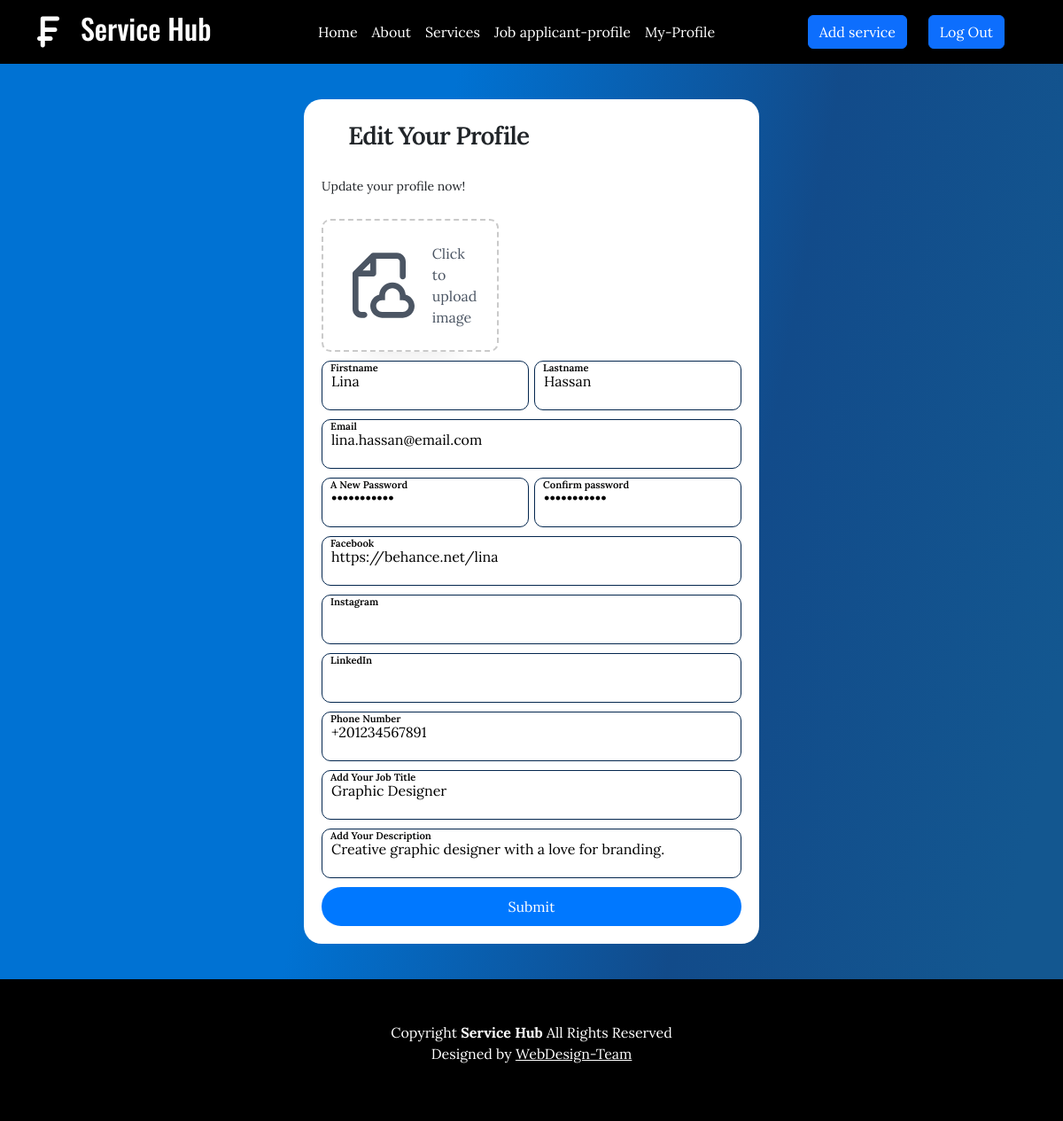
Screenshot of /edit-myprofile.php (signed in) with the database file from the repository.
### tables this page shows
CREATE TABLE `user` (
  `user_id` int(11) NOT NULL,
  `firstname` varchar(255) NOT NULL,
  `lastname` varchar(255) NOT NULL,
  `user_email` varchar(255) NOT NULL,
  `gender` varchar(255) NOT NULL,
  `dob` date NOT NULL,
  `user_password` varchar(255) NOT NULL,
  `image` varchar(1000) DEFAULT NULL,
  `job_title` varchar(255) DEFAULT NULL,
  `phone_number` varchar(255) DEFAULT NULL,
  `url1` varchar(255) DEFAULT NULL,
  `url2` varchar(255) DEFAULT NULL,
  `url3` varchar(255) DEFAULT NULL,
  `about me` varchar(255) DEFAULT NULL
);

### edit-myprofile.php (the view, shortened to what this page needs)
<?php
include("connection.php");
$user_id=$_SESSION['user_id'];
$select="SELECT * FROM `user` WHERE `user_id`=$user_id ";
$run_select=mysqli_query($connect,$select);
$fetch=mysqli_fetch_assoc($run_select);
$firstname=$fetch['firstname'];
$lastname=$fetch['lastname'];
$user_email=$fetch['user_email'];
$user_password=$fetch['user_password'];
$job_title=$fetch['job_title'];
$phone_number=$fetch['phone_number'];
$url1=$fetch['url1'];
$url2=$fetch['url2'];
$url3=$fetch['url3'];
$about_me=$fetch['about me'];
?>
<!DOCTYPE html>
<html lang="en">
  <head>
    <link rel="stylesheet" href="./css/all.min.css">
    <link rel="stylesheet" href="./css/bootstrap.min.css" />
    <link rel="stylesheet" href="./css/GLOBAL.css" />
    <link rel="stylesheet" href="./css/edit-myprofile.css">
  </head>
  <body>
<header>
    <?php if(isset($_SESSION['user_id'])){ ?>
    <nav class="navbar navbar-expand-lg navbar-light" data-bs-theme="dark">
      <div class="container">
        <a class="navbar-brand fw-bold d-flex justify-content-center align-items-center gap-4" href="home.php">
          <i class="fa-solid fa-franc-sign fs-1"></i>
          <h2 class="fs-2">Service Hub</h2>
        </a>
        <div class="collapse navbar-collapse" id="collapsibleNavId">
          <ul class="navbar-nav mx-auto mt-2 mt-lg-0">
            <li class="nav-item">
              <a class="nav-link active" href="home.php" aria-current="page">Home </a>
            </li>
            <li class="nav-item">
              <a class="nav-link" href="about.php">About</a>
            </li>
            <li class="nav-item">
              <a class="nav-link" href="services.php">Services</a>
            </li>
            <li class="nav-item">
              <a class="nav-link" href="profiles1.php">Job applicant-profile</a>
            </li>
            <li class="nav-item">
              <a class="nav-link" href="myprofile.php">My-Profile</a>
            </li>
          </ul>
          <a href="add-services.php" class="btn btn-primary mr-md-4 d-block d-md-inline " id="service-navBtn" >Add service</a>
          <a href="logout.php?id=logout" class="btn btn-primary  mx-md-4 d-block d-md-inline " >Log Out</a>
        </div>
      </div>
    </nav>
          <?php } ?>
  </header>
    <div class="registerform">
<div class="registerr d-flex justify-content-center align-items-center">
  <div class="formholder">
  <form class="form" method="POST" enctype="multipart/form-data">
          <p class="title"> Edit Your Profile </p>
      <p class="message">Update your profile now! </p>
      <label class="custum-file-upload" for="file">
              <div class="icon">
              </div>
              <div class="text">
                 <span>Click to upload image</span>
                 </div>
              </label>
          <div class="flex">
             <label for="FirstName">
              <input class="input"     name="firstname"  type="text" placeholder="" required="" id="FirstName"   value= "<?php  echo $firstname    ?>">
              <span>Firstname</span>
          </label>
          <label for="LastName">
              <input class="input"   name="lastname" type="text" placeholder="" required="" id="LastName"    value= "<?php  echo $lastname    ?>">
              <span>Lastname</span>
          </label>
      </div>
      <label for="email">
          <input class="input"  name="Email"     type="email" placeholder="" required="" id="email"  value="<?php  echo $user_email    ?>"     >
          <span>Email</span>
      </label>
      <div class="flex">
        <label for="password">
          <input class="input"   name="user_password"    type="password" placeholder="" required="" id="password"  value= "<?php  echo $user_password    ?>">
          <span>A New Password</span>
        </label>
        <label for="confirmPassword">
          <input class="input"   name="confirm_password"   type="password" placeholder="" required="" id="confirmPassword"    value= "<?php  echo $user_password  ?>">
          <span>Confirm password</span>
        </label>
      </div>
      <label for="social-link 1">
        <input type="text"   name="url1"   class="input" placeholder="" id="social-links" value="<?php  echo $url1   ?>"   >
        <span>Facebook</span>
      </label>
      <label for="social-link 2">
        <input type="text"  name="url2"    class="input" placeholder=""  id="social-links" value= "<?php  echo $url2  ?>"   >
        <span>Instagram</span>
      </label>
      <label for="social-link 3">
        <input type="text"    name="url3"   class="input" placeholder=""  id="social-links" value= "<?php  echo $url3  ?>"  >
        <span>LinkedIn</span>
      </label>
      <label for="Phone-Num">
        <input type="text"     name="phone_number" class="input" placeholder=""  id="Phone-Num"  value= "<?php  echo $phone_number   ?>">
        <span>Phone Number</span>
      </label>
      <label for="jobTitle">
        <input class="input" name="jobTitle" type="text" value= "<?php  echo $job_title   ?>">
        <span>Add Your Job Title</span>
      </label>
      <label for="Aboutme">
        <input type="text"    name="about_me"  class="input" placeholder=""  id="Aboutme"    value= "<?php  echo $about_me  ?>">
        <span>Add Your Description</span>
      </label>
      <button type="submit" name="update" class="submit">Submit</button>
  </form>
</div>
  </div>
</div>
    <footer>
      <p class="text-center pt-5">
        <span> <i class="bi bi-c-circle"></i> </span> Copyright
        <strong>Service Hub</strong>
        All Rights Reserved <br />
        Designed by <a href="#">WebDesign-Team</a>
      </p>
    </footer>
  </body>
</html>

### css/GLOBAL.css (style rules this page uses)
h1, h2, h3, h4, h5, h6 { font-family: "Oswald", sans-serif; }
body { font-family: "Lora", serif; }
:root { --main-color: #4c9df2; --nav-bar-color: #000; --btn-color: #0078ff; --footer-color: #0062d3; }
.navbar { background-color: var(--nav-bar-color); }
.nav-link { color: #fff !important; position: relative; }
.navbar-brand { color: #fff !important; }
header nav .nav-link::after { content: ""; width: 0%; height: 1.5px; background-color: #fff !important; position: absolute; bottom: -3px; left: 0; transition: 0.3s ease-in-out; }
footer { min-height: 20vh; background-color: var(--nav-bar-color); color: #fff; }
footer a { color: #fff; }

### css/edit-myprofile.css (style rules this page uses)
* { padding: 0; margin: 0; box-sizing: border-box; }
.registerr { display: flex; flex-wrap:wrap ; padding-top: 40px; padding-bottom: 40px; background: rgb(0,114,211); background: linear-gradient(101deg, rgba(0,114,211,1) 37%, rgba(18,75,138,1) 68%, rgba(19,87,144,1) 95%); }
.custum-file-upload { height: 150px; width: 200px; display: flex; gap: 20px; cursor: pointer; align-items: center; justify-content: center; border: 2px dashed #cacaca; background-color: rgba(255, 255, 255, 1); padding: 1.5rem; border-radius: 10px; box-shadow: 0px 48px 35px -48px rgba(0,0,0,0.1); }
.custum-file-upload .icon { display: flex; align-items: center; justify-content: center; }
.custum-file-upload .icon svg { height: 80px; fill: rgba(75, 85, 99, 1); }
.custum-file-upload .text { display: flex; align-items: center; justify-content: center; }
.custum-file-upload .text span { font-weight: 400; color: rgba(75, 85, 99, 1); }
.form { display: flex; flex-direction: column; gap: 10px; min-width: 350px; background-color: #fff; padding: 20px; border-radius: 20px; position: relative; }
.title { font-size: 28px; color: var(--dark-text-color); font-weight: 600; letter-spacing: -1px; position: relative; display: flex; align-items: center; padding-left: 30px; }
.message, .signin { color: var(--dark-text-color); font-size: 14px; }
.flex { display: flex; width: 100%; gap: 6px; }
.form label { position: relative; }
.form label .input { width: 100%; padding: 10px 10px 20px 10px; outline: 0; border: 1px solid #03264e; border-radius: 10px; }
.form label .input + span { position: absolute; left: 10px; top: 15px; color: rgb(0, 0, 0); font-size: 0.9em; cursor: text; transition: 0.3s ease; }
.form label .input:focus + span,.form label .input:valid + span { top: 0px; font-size: 0.7em; font-weight: 600; }
.submit { border: none; outline: none; background-color: var(--btn-color); padding: 10px; border-radius: 30px; color: #fff; font-size: 16px; transform: 0.3s ease; }

### rows the page displays
user: firstname "Lina", lastname "Hassan", Email "lina.hassan@email.com", url1 "https://behance.net/lina", phone_number "+201234567891", jobTitle "Graphic Designer", about_me "Creative graphic designer with a love for branding."
